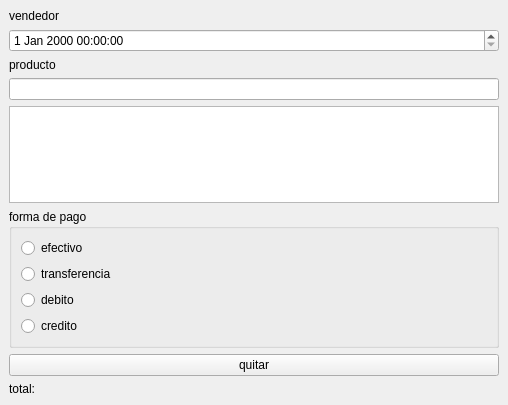
<?xml version="1.0" encoding="UTF-8"?>
<ui version="4.0">
 <class>MainWindow</class>
 <widget class="QMainWindow" name="MainWindow">
  <property name="geometry">
   <rect>
    <x>0</x>
    <y>0</y>
    <width>508</width>
    <height>405</height>
   </rect>
  </property>
  <property name="windowTitle">
   <string>MainWindow</string>
  </property>
  <widget class="QWidget" name="centralwidget">
   <layout class="QVBoxLayout" name="verticalLayout">
    <item>
     <widget class="QLabel" name="vendedor">
      <property name="text">
       <string>vendedor</string>
      </property>
     </widget>
    </item>
    <item>
     <widget class="QDateTimeEdit" name="dateTimeEdit"/>
    </item>
    <item>
     <widget class="QLabel" name="producto">
      <property name="text">
       <string>producto</string>
      </property>
     </widget>
    </item>
    <item>
     <widget class="QLineEdit" name="lineEdit"/>
    </item>
    <item>
     <widget class="QTableView" name="compra"/>
    </item>
    <item>
     <widget class="QGroupBox" name="groupBox">
      <property name="title">
       <string>forma de pago</string>
      </property>
      <layout class="QFormLayout" name="formLayout">
       <item row="0" column="0">
        <widget class="QRadioButton" name="efectivo">
         <property name="text">
          <string>efectivo</string>
         </property>
        </widget>
       </item>
       <item row="1" column="0">
        <widget class="QRadioButton" name="transferencia">
         <property name="text">
          <string>transferencia</string>
         </property>
        </widget>
       </item>
       <item row="2" column="0">
        <widget class="QRadioButton" name="debito">
         <property name="text">
          <string>debito</string>
         </property>
        </widget>
       </item>
       <item row="3" column="0">
        <widget class="QRadioButton" name="credito">
         <property name="text">
          <string>credito</string>
         </property>
        </widget>
       </item>
      </layout>
     </widget>
    </item>
    <item>
     <widget class="QPushButton" name="pushButton">
      <property name="text">
       <string>quitar</string>
      </property>
     </widget>
    </item>
    <item>
     <widget class="QLabel" name="total">
      <property name="text">
       <string>total:</string>
      </property>
     </widget>
    </item>
   </layout>
  </widget>
 </widget>
 <resources/>
 <connections/>
</ui>
